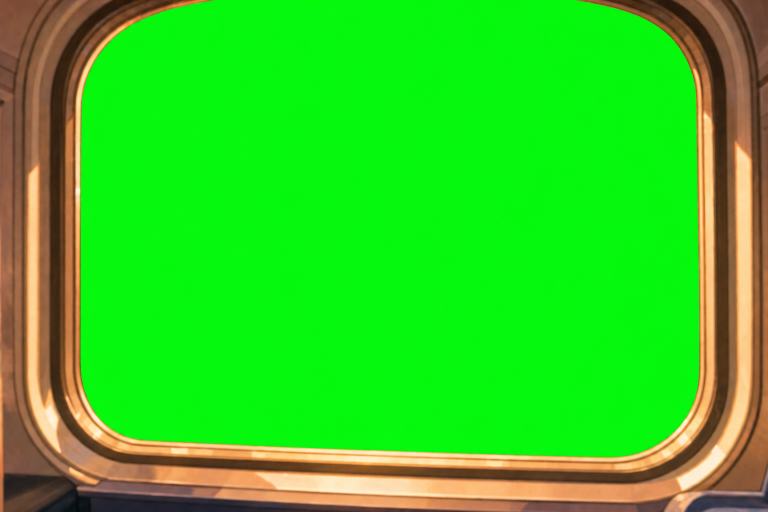
#> input picture assets_illustrated/chicago/frame.png, 1536 x 1024 px, given in place of loop.png, which was not available (shown at 1/2 size)
$ python cutsheets.py
#> lines starting #> are read from the running program, lines starting #| are printed output that depends on the picture; after the words box and inside, x2 and y2 are one past the last pixel; in counts of white or black regions, pixels touching at a corner belong together
import cv2, numpy as np, json
def key(path):
#> called with path = 'loop.png'
    im = cv2.imread(path).astype(np.float32)
    g = im[..., 1] - np.maximum(im[..., 0], im[..., 2])
    a = 1 - np.clip((g - 35) / 60, 0, 1)
    a = cv2.GaussianBlur(cv2.erode(a, np.ones((3, 3), np.uint8)), (0, 0), 0.8)
    im[..., 1] = np.where(a < 0.999, np.minimum(im[..., 1], np.maximum(im[..., 0], im[..., 2]) * 1.04), im[..., 1])   # de-spill
    return np.dstack([im, a * 255]).astype(np.uint8)
def runs(mask, gap):
    idx = np.where(mask)[0]; out = []; s = p = idx[0]
    for i in idx[1:]:
        if i - p > gap: out.append((s, p)); s = i
        p = i
    out.append((s, p)); return out
inv = {}
for sheet in ('loop', 'lake', 'hood', 'edge'):
    rgba = key(sheet + '.png'); a = rgba[..., 3] > 128
#> after `a = rgba[..., 3] > 128`:
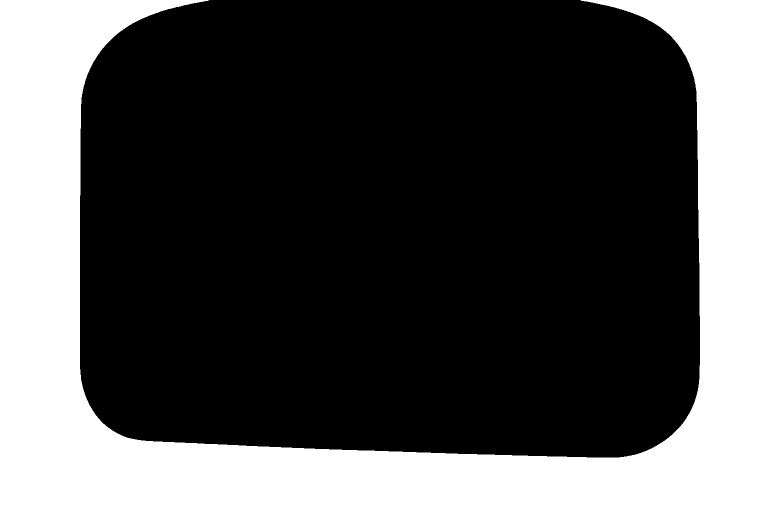
#> a: shape (1024, 1536) bool (shown at 1/2 size); 31.4% white; 1 white region, box (x1, y1, x2, y2) and area: (0, 0, 1536, 1024) 493528
    inv[sheet] = []
    for i, (x0, x1) in enumerate(r for r in runs(a.any(0), 6) if r[1] - r[0] > 25):
#> in runs, `s = p = idx[0]`: s = 0
        ys = np.where(a[:, x0:x1 + 1].any(1))[0]
        s = rgba[max(0, ys[0] - 3):ys[-1] + 2, max(0, x0 - 3):x1 + 4]
        cv2.imwrite(f'sprites/{sheet}_{i}.png', s); inv[sheet].append([s.shape[1], s.shape[0]])
#> this loop made 1 pass
#> pass 2 of the loop `for sheet in ('loop', 'lake', 'hood', 'edge'):`:
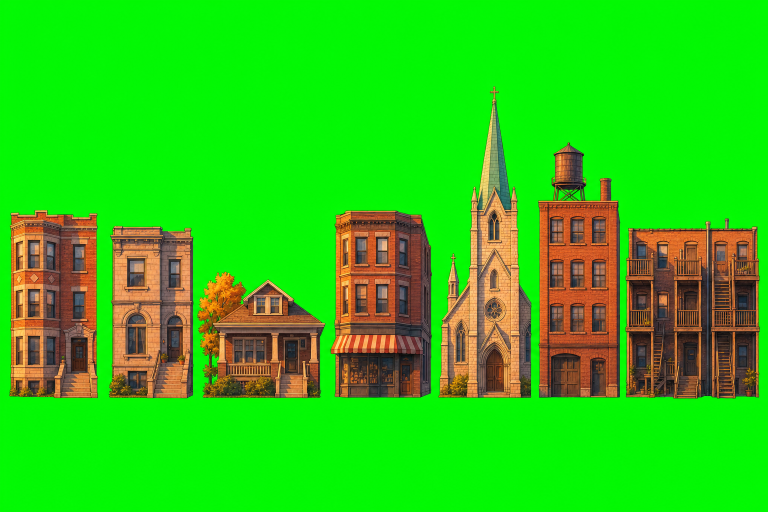
#> input picture assets_illustrated/chicago/hood.png, 1536 x 1024 px, given in place of lake.png, which was not available (shown at 1/2 size)
#> in key (call 2), `im[..., 1] = np.where(a < 0.999, np.minimum(im[..., 1], np.maximum(im[..`:
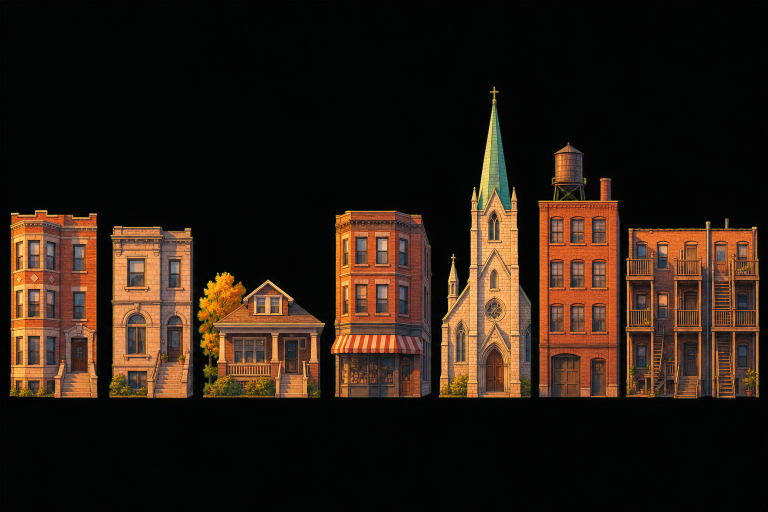
#> im: shape (1024, 1536, 3) float32 (shown at 1/2 size); mean B, G, R 18.8, 28.8, 42.7
#> the loop `for i, (x0, x1) in enumerate(r for r in runs(a.any(0), 6) if r[1] - r[..` made 7 passes
#> (x0, x1) on passes 1 to 7: (21, 193), (220, 384), (396, 648), (663, 862), (879, 1060), (1078, 1238), (1252, 1517)
#> pass 3, `s = rgba[max(0, ys[0] - 3):ys[-1] + 2, max(0, x0 - 3):x1 + 4]`:
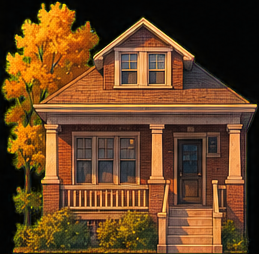
#> s: shape (254, 259, 4); mean of channels 0, 1, 2, 3 35, 68.3, 103.4, 183.8; drawn as B, G, R
rgba = key('strips.png'); a = rgba[..., 3] > 128
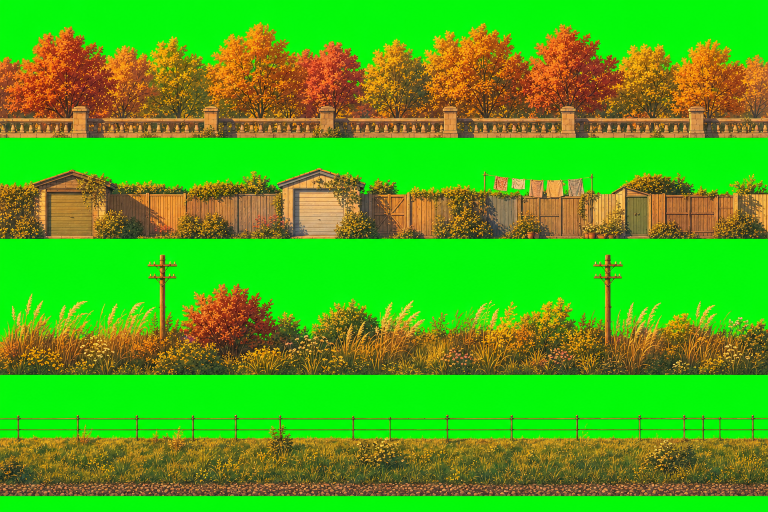
#> input picture assets_illustrated/chicago/strips.png, 1536 x 1024 px, found by its file name (shown at 1/2 size)
#> in key (call 5), `g = im[..., 1] - np.maximum(im[..., 0], im[..., 2])`:
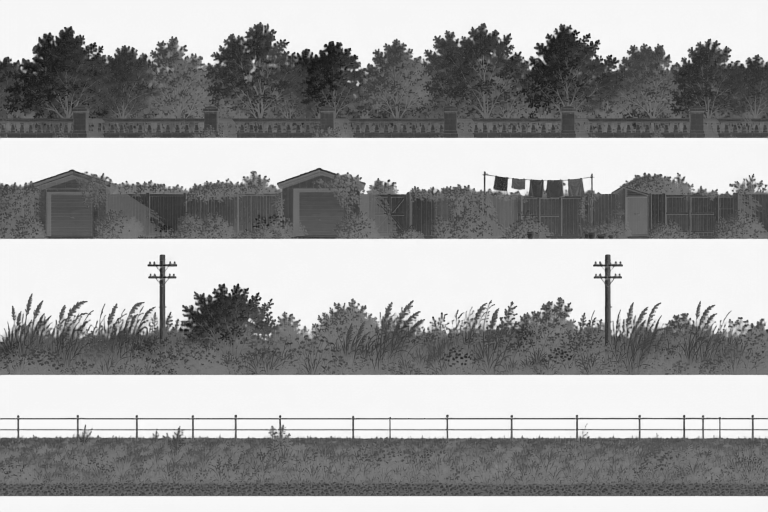
#> g: shape (1024, 1536) float32 (shown at 1/2 size); min -185, max 253, mean 92.8; drawn with min black and max white
#> in key (call 5), `a = cv2.GaussianBlur(cv2.erode(a, np.ones((3, 3), np.uint8)), (0, 0), ..`:
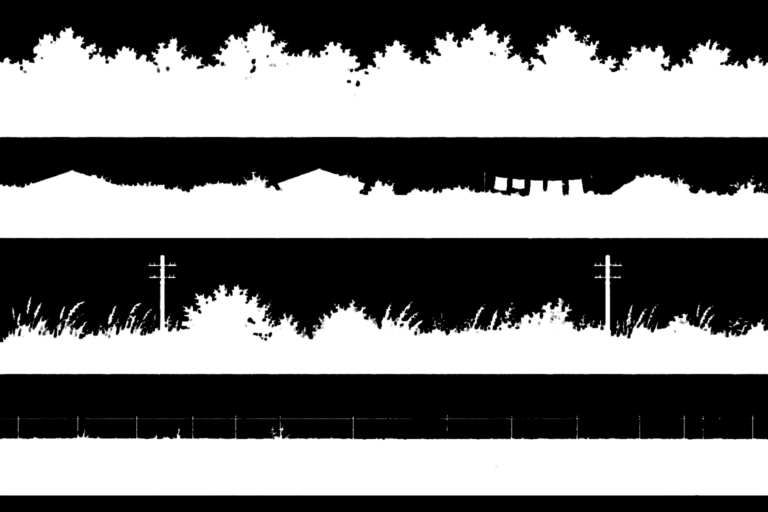
#> a: shape (1024, 1536) float32 (shown at 1/2 size); min 0, max 1, mean 0.49
#> in key (call 5), `im[..., 1] = np.where(a < 0.999, np.minimum(im[..., 1], np.maximum(im[..`:
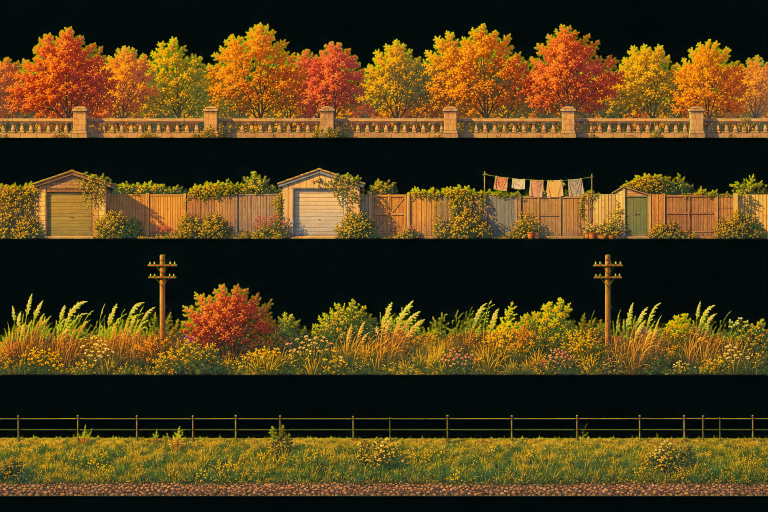
#> im: shape (1024, 1536, 3) float32 (shown at 1/2 size); mean B, G, R 24.5, 58.4, 75.4
#> after `a = rgba[..., 3] > 128`: a: shape (1024, 1536) bool; 48.9% white; 111 white regions (79 under 20 px), largest, box (x1, y1, x2, y2) and area: (0, 46, 1536, 275) 267854, (0, 855, 1536, 991) 174881, (0, 337, 1536, 477) 163457
inv['strips'] = []
for i, (y0, y1) in enumerate(r for r in runs(a.mean(1) > 0.25, 4) if r[1] - r[0] > 30):
    ys0 = max(0, y0 - 60)                                        # keep treetops and poles that rise above the dense part
    while ys0 < y0 and not a[ys0].any(): ys0 += 1
    s = rgba[ys0:y1 + 1]; cv2.imwrite(f'sprites/strip_{i}.png', s); inv['strips'].append([s.shape[1], s.shape[0], int(ys0), int(y1)])
#> this loop made 4 passes
#> pass 1, `s = rgba[ys0:y1 + 1]`:
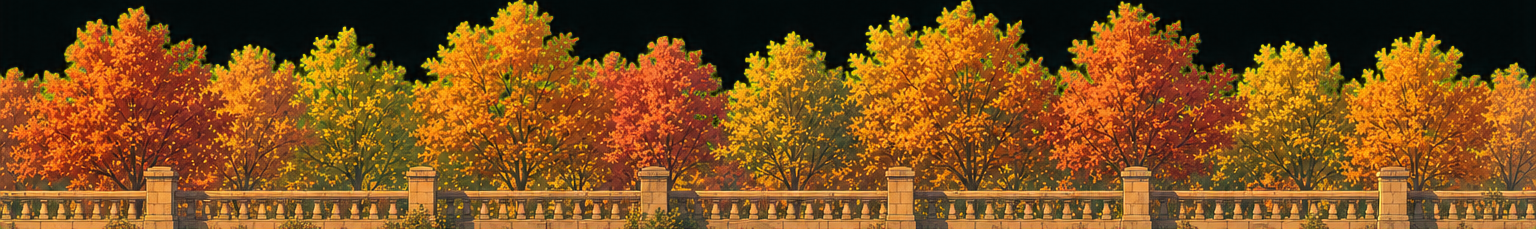
#> s: shape (229, 1536, 4); mean of channels 0, 1, 2, 3 28.7, 79.9, 128, 194; drawn as B, G, R
#> pass 3, `s = rgba[ys0:y1 + 1]`:
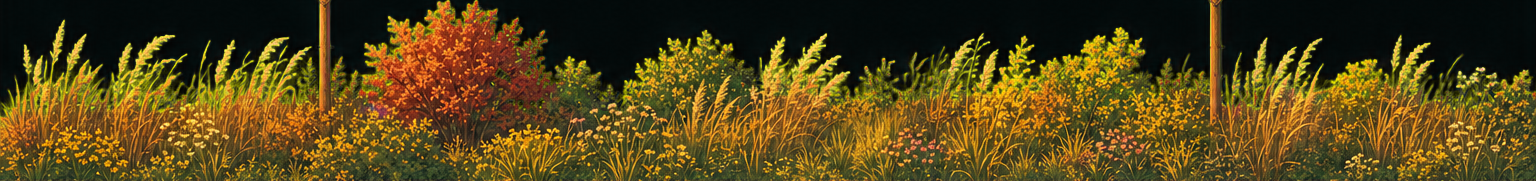
#> s: shape (181, 1536, 4); mean of channels 0, 1, 2, 3 24.1, 69.8, 87.1, 147.3; drawn as B, G, R
#> (the run stopped early here; a loop or call above may not have finished)
